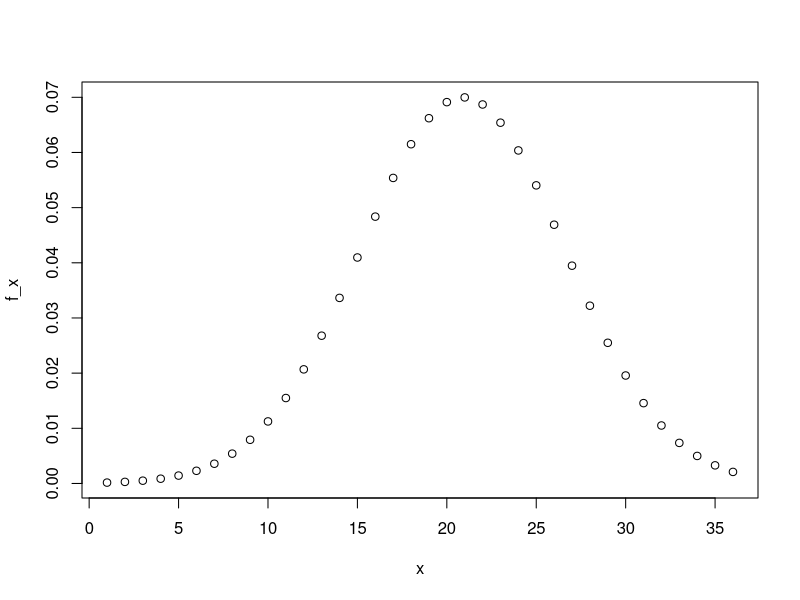
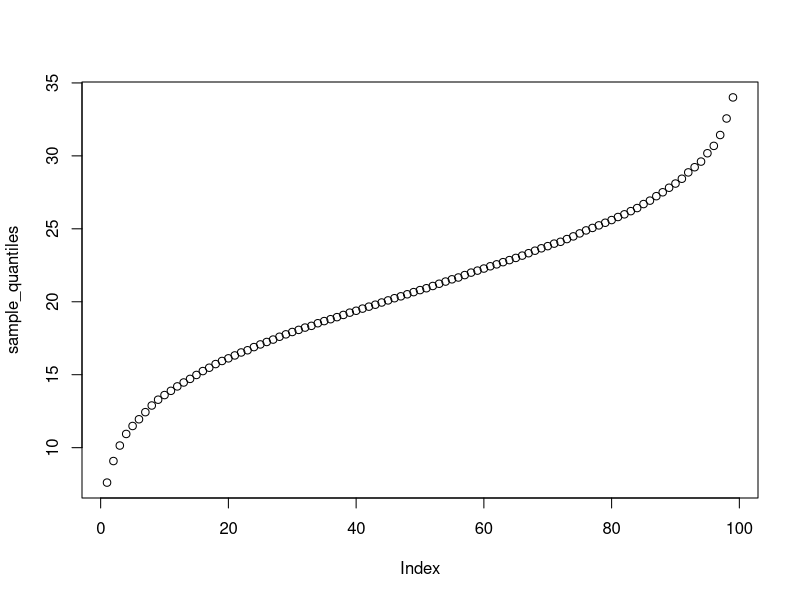
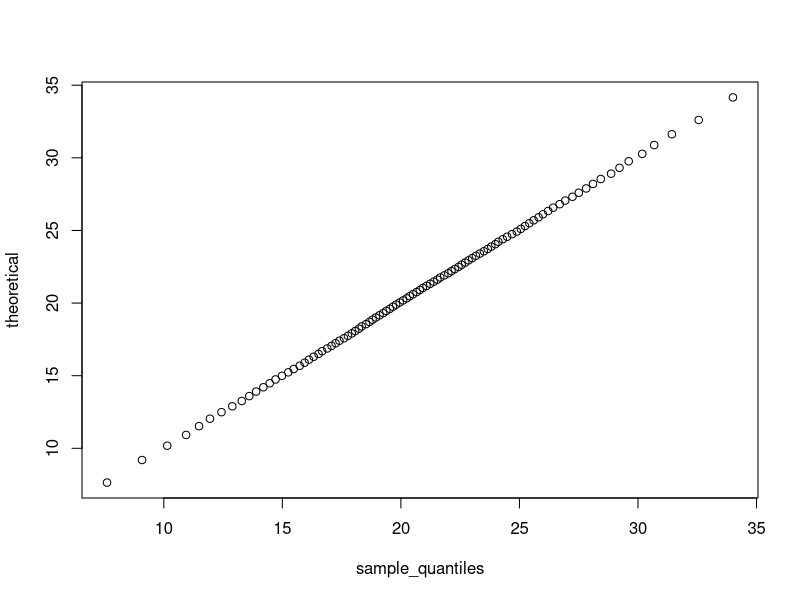

Source code (R) for these figures, in order:
# Continuous Probability Assessment
# Question 1 and 2
library(tidyverse)
set.seed(16, sample.kind = 'Rounding')

# generate rnorm
act_scores <- rnorm(10000, 20.9, 5.7)

# Q1 mean of act scores
mean(act_scores)

# Q2 sd of act scores
sd(act_scores)

# how many scores are >= 36
sum(act_scores >= 36)

# probability of score greater than 30
sum(act_scores > 30)/length(act_scores)

# less than equal to 10
sum(act_scores <= 10)/10000

# Question 2
x <- seq(1:36)
f_x <- dnorm(x, 20.9, 5.7)
plot(x, f_x)

# Question 3
z_scores <- (act_scores - mean(act_scores))/sd(act_scores)
z_scores

# 1: probability of z score greater than 1
sum(z_scores > 2)/length(z_scores)

# 2: what is the score for z_score > 2
2*sd(act_scores) + mean(act_scores)

# expected value at 95 percentile
qnorm(0.975, 20.9, 5.7)

# expected value at 95 percentile for normally distributed data
qnorm(0.975, mean(act_scores), sd(act_scores))

# Question 4
ceiling(qnorm(0.95, mean(act_scores), sd(act_scores)))

# calculating quantiles
p <- seq(0.01, 0.99, 0.01)
sample_quantiles <- quantile(act_scores, p)
sample_quantiles
plot(sample_quantiles)

# plotting theoretical quantiles
theoretical <- qnorm(p, 20.9, 5.7)
qqplot(sample_quantiles, theoretical)

